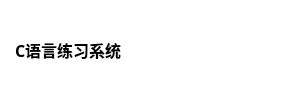
       <widget class="QWidget" name="widget_4" native="true">
        <property name="styleSheet">
         <string notr="true">QWidget {
	background-color: #FFF;
}

QPushButton {
	border: none;
}</string>
        </property>
        <layout class="QHBoxLayout" name="horizontalLayout_2">
         <property name="leftMargin">
          <number>15</number>
         </property>
         <property name="rightMargin">
          <number>18</number>
         </property>
         <item>
          <widget class="QLabel" name="label">
           <property name="font">
            <font>
             <family>微软雅黑</family>
             <pointsize>12</pointsize>
             <bold>true</bold>
            </font>
           </property>
           <property name="text">
            <string>C语言练习系统</string>
           </property>
          </widget>
         </item>
         <item>
          <spacer name="horizontalSpacer">
           <property name="orientation">
            <enum>Qt::Horizontal</enum>
           </property>
           <property name="sizeHint" stdset="0">
            <size>
             <width>40</width>
             <height>20</height>
            </size>
           </property>
          </spacer>
         </item>
         <item>
          <widget class="QPushButton" name="btn_min">
           <property name="text">
            <string/>
           </property>
           <property name="icon">
            <iconset resource="res.qrc">
             <normaloff>:/resource/min.png</normaloff>:/resource/min.png</iconset>
           </property>
          </widget>
         </item>
         <item>
          <spacer name="horizontalSpacer_5">
           <property name="orientation">
            <enum>Qt::Horizontal</enum>
           </property>
           <property name="sizeType">
            <enum>QSizePolicy::Fixed</enum>
           </property>
           <property name="sizeHint" stdset="0">
            <size>
             <width>5</width>
             <height>20</height>
            </size>
           </property>
          </spacer>
         </item>
         <item>
          <widget class="QPushButton" name="btn_resize">
           <property name="text">
            <string/>
           </property>
           <property name="icon">
            <iconset resource="res.qrc">
             <normaloff>:/resource/resize.png</normaloff>:/resource/resize.png</iconset>
           </property>
          </widget>
         </item>
         <item>
          <spacer name="horizontalSpacer_6">
           <property name="orientation">
            <enum>Qt::Horizontal</enum>
           </property>
           <property name="sizeType">
            <enum>QSizePolicy::Fixed</enum>
           </property>
           <property name="sizeHint" stdset="0">
            <size>
             <width>5</width>
             <height>20</height>
            </size>
           </property>
          </spacer>
         </item>
         <item>
          <widget class="QPushButton" name="btn_close">
           <property name="text">
            <string/>
           </property>
           <property name="icon">
            <iconset resource="res.qrc">
             <normaloff>:/resource/close.png</normaloff>:/resource/close.png</iconset>
           </property>
          </widget>
         </item>
        </layout>
       </widget>
